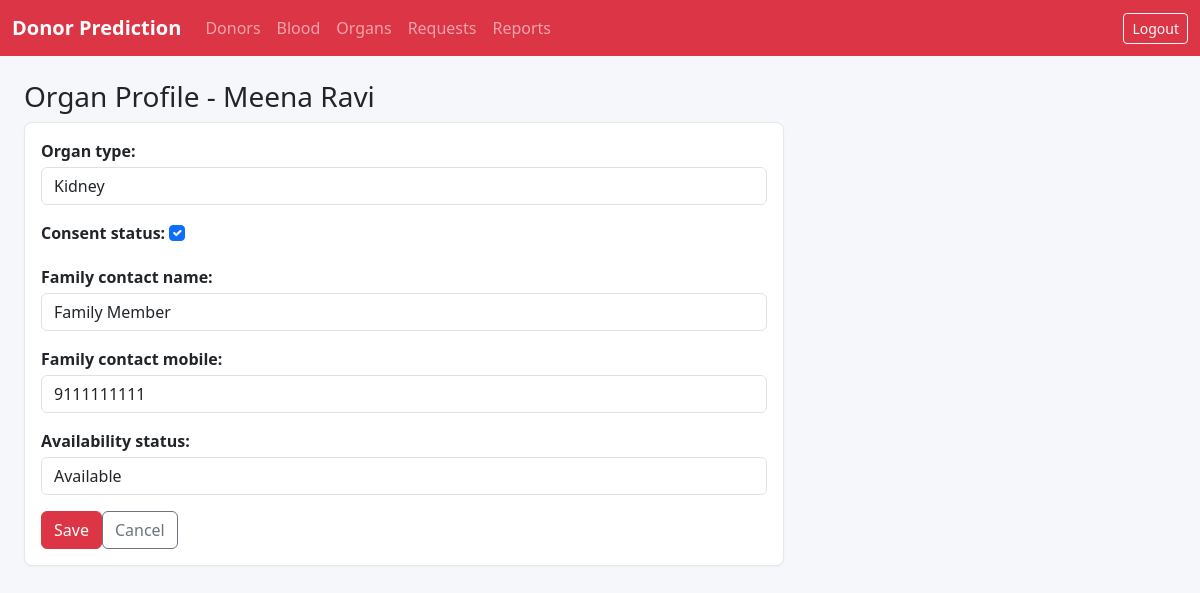
/donors/2/organ-profile/ (signed in), run on the app's committed database.
### donors/models.py (models this page shows, shortened)
class OrganDonationProfile(models.Model):
    AVAILABILITY_CHOICES = [("available", "Available"), ("unavailable", "Unavailable")]
    donor = models.OneToOneField(Donor, related_name="organ_profile", on_delete=models.CASCADE)
    organ_type = models.ForeignKey(OrganType, on_delete=models.PROTECT)
    consent_status = models.BooleanField(default=False)
    family_contact_name = models.CharField(max_length=120)
    family_contact_mobile = models.CharField(max_length=10, validators=[mobile_validator])
    availability_status = models.CharField(max_length=12, choices=AVAILABILITY_CHOICES, default="available")
    eligibility_status = models.CharField(max_length=20, default="Eligible")
    eligibility_reason = models.CharField(max_length=160, blank=True)

### donors/views.py (the view)
# urls.py: path("donors/<int:pk>/organ-profile/", views.organ_profile, name="organ_profile"),
@login_required
def organ_profile(request, pk):
    donor = get_object_or_404(Donor, pk=pk)
    profile = getattr(donor, "organ_profile", None)
    form = OrganDonationProfileForm(request.POST or None, instance=profile)
    if form.is_valid():
        item = form.save(commit=False)
        item.donor = donor
        item.save()
        messages.success(request, "Organ donor profile saved.")
        return redirect(donor)
    return render(request, "donors/form.html", {"form": form, "title": f"Organ Profile - {donor.name}"})

### donors/forms.py
class OrganDonationProfileForm(BootstrapModelForm):
    class Meta:
        model = OrganDonationProfile
        fields = ["organ_type", "consent_status", "family_contact_name", "family_contact_mobile", "availability_status"]

### donors/models.py (called while the page is built)
    def __str__(self):
        return self.name

### templates/donors/form.html
{% extends "base.html" %}{% block content %}<h1 class="h3">{{ title }}</h1><form method="post" class="form-card">{% csrf_token %}{{ form.as_p }}<button class="btn btn-danger">Save</button><a class="btn btn-outline-secondary" href="javascript:history.back()">Cancel</a></form>{% endblock %}

### static/css/styles.css (style rules this page uses)
body { background: #f6f7fb; }
.metric, .panel, .form-card, .login-panel { background: #fff; border: 1px solid #e5e7eb; border-radius: 8px; padding: 1rem; box-shadow: 0 1px 2px rgba(0,0,0,.04); }
.form-card, .login-panel { max-width: 760px; }
label { font-weight: 600; margin-bottom: .25rem; }

### data on the page
OrganDonationProfile: organ_type "Kidney", consent_status "☑", family_contact_name "Family Member", family_contact_mobile "9111111111", availability_status "Available"

### other printed values
{{ title }} "Organ Profile - Meena Ravi"
